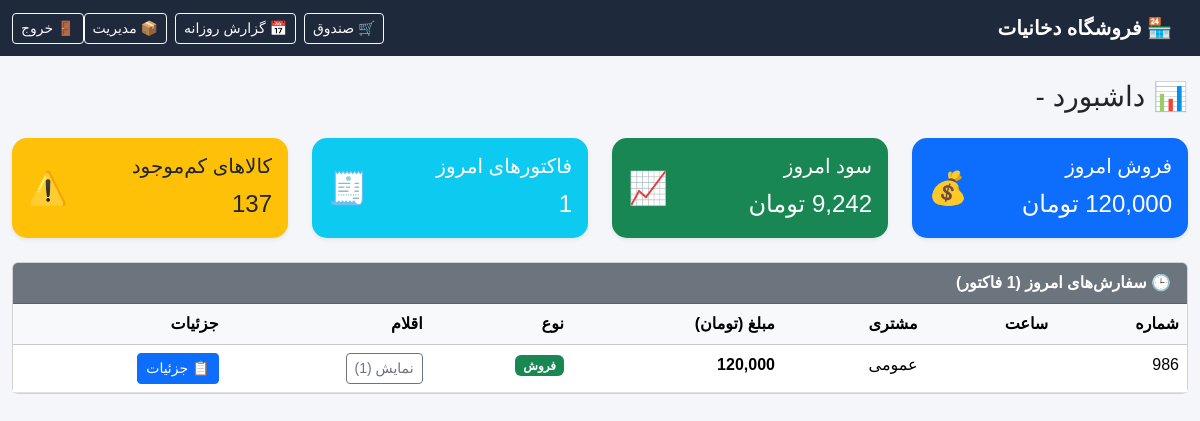
The app's page /sales/dashboard/ (signed in), older data.
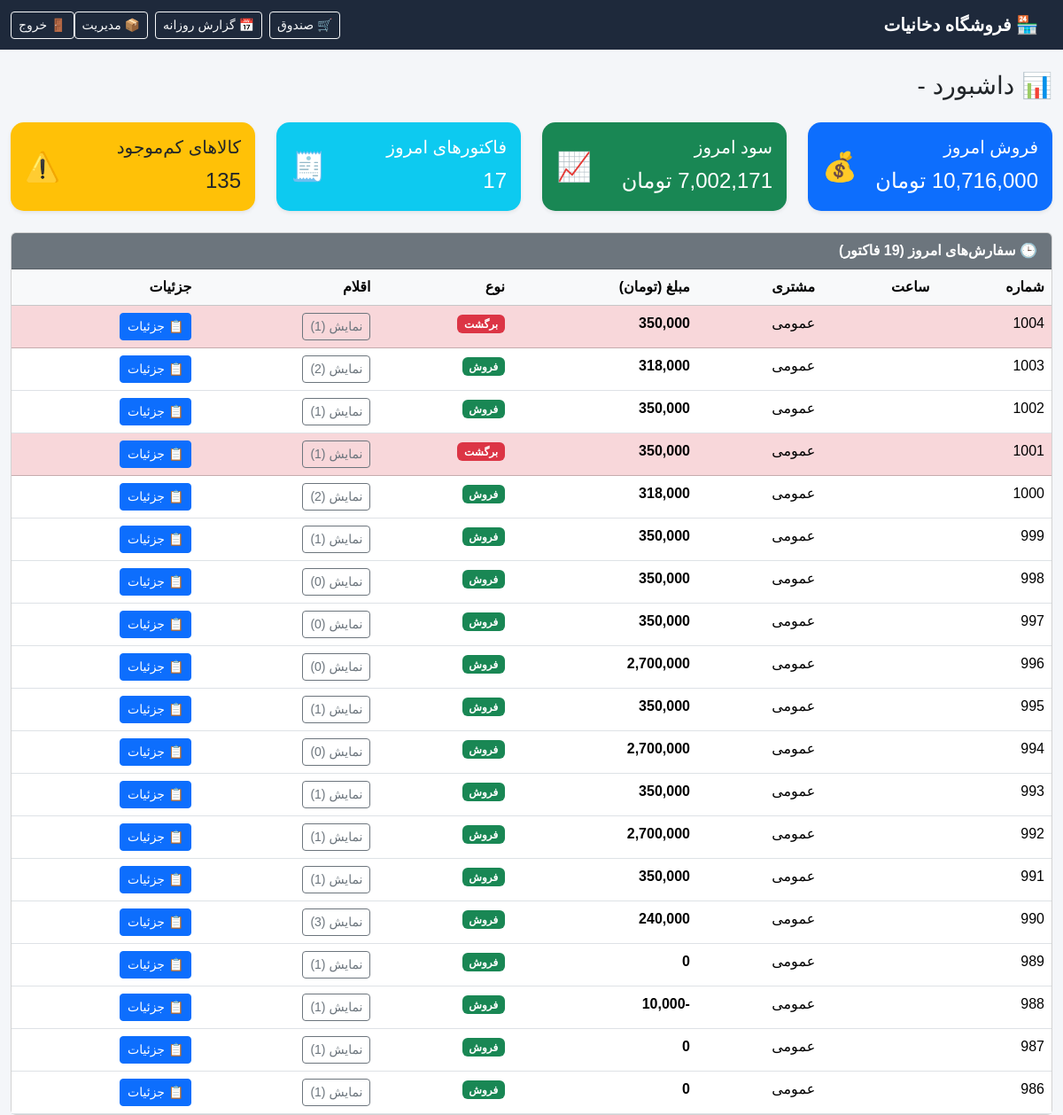
The same page, newer data.
### sales/models.py (models this page shows, shortened)
class Order(models.Model):
    user = models.ForeignKey(settings.AUTH_USER_MODEL, on_delete=models.PROTECT, verbose_name="کاربر")
    customer = models.ForeignKey(Customer, null=True, blank=True, on_delete=models.SET_NULL, verbose_name="مشتری")
    customer_name = models.CharField(max_length=100, blank=True, null=True, verbose_name="نام مشتری")
    customer_phone = models.CharField(max_length=15, blank=True, null=True, verbose_name="تلفن مشتری")
    created_at = models.DateTimeField(auto_now_add=True, verbose_name="تاریخ ایجاد")
    is_paid = models.BooleanField(default=False, verbose_name="پرداخت شده")
    subtotal = models.DecimalField(max_digits=12, decimal_places=0, default=0, verbose_name="جمع کل")
    total_tax = models.DecimalField(max_digits=12, decimal_places=0, default=0, verbose_name="جمع مالیات")
    discount_type = models.CharField(max_length=10, default='none', verbose_name="نوع تخفیف")
    discount_value = models.DecimalField(max_digits=10, decimal_places=0, default=0, verbose_name="مقدار تخفیف")
    discount_amount = models.DecimalField(max_digits=12, decimal_places=0, default=0, verbose_name="مبلغ تخفیف")
    grand_total = models.DecimalField(max_digits=12, decimal_places=0, default=0, verbose_name="قابل پرداخت")
    is_held = models.BooleanField(default=False, verbose_name="نگهداری شده")
    held_at = models.DateTimeField(null=True, blank=True, verbose_name="تاریخ نگهداری")
    is_return = models.BooleanField(default=False, verbose_name="فاکتور برگشتی")
    original_order = models.ForeignKey(
        'self', null=True, blank=True, on_delete=models.SET_NULL,
        related_name='return_orders', verbose_name="فاکتور اصلی"
    )
    class Meta:
        verbose_name = "سفارش"
        verbose_name_plural = "سفارش‌ها"

### sales/views.py (the view)
# urls.py: path('dashboard/', views.dashboard, name='dashboard'),
@login_required
def dashboard(request):
    today = timezone.localdate()
    today_jalali = jdatetime.date.today().strftime('%Y/%m/%d')
    gross_sales = Order.objects.filter(
        created_at__date=today, is_paid=True, is_return=False
    ).aggregate(total=Sum(F('subtotal') - F('discount_amount')))['total'] or 0
    return_sales = Order.objects.filter(
        created_at__date=today, is_paid=True, is_return=True
    ).aggregate(total=Sum(F('subtotal') - F('discount_amount')))['total'] or 0
    today_sales = gross_sales - return_sales
    today_count = Order.objects.filter(created_at__date=today, is_paid=True, is_return=False).count()
    low_stock_products = Product.objects.filter(is_active=True, stock_quantity__lt=10).order_by('stock_quantity')[:10]
    low_stock_count = Product.objects.filter(is_active=True, stock_quantity__lt=10).count()
    today_orders = Order.objects.select_related('user')\
                     .prefetch_related('items__product')\
                     .filter(created_at__date=today, is_paid=True)\
                     .order_by('-created_at')
    cost_normal = OrderItem.objects.filter(
        order__created_at__date=today,
        order__is_paid=True,
        order__is_return=False
    ).aggregate(
        total=Sum(
            F('purchase_cost') * (F('quantity') - F('returned_quantity')),
            output_field=DecimalField(max_digits=14, decimal_places=0)
        )
    )['total'] or Decimal('0')
    cost_return = OrderItem.objects.filter(
        order__created_at__date=today,
        order__is_paid=True,
        order__is_return=True
    ).aggregate(
        total=Sum(
            F('purchase_cost') * (F('quantity') - F('returned_quantity')),
            output_field=DecimalField(max_digits=14, decimal_places=0)
        )
    )['total'] or Decimal('0')
    net_cost = cost_normal - cost_return
    profit_today = today_sales - net_cost
    total_tax = Order.objects.filter(
        created_at__date=today, is_paid=True, is_return=False
    ).aggregate(total=Sum('total_tax'))['total'] or 0
    context = {
        'today': today,
        'today_jalali': today_jalali,
        'today_sales': today_sales,
        'profit_today': profit_today,
        'today_count': today_count,
        'low_stock_products': low_stock_products,
        'low_stock_count': low_stock_count,
        'today_orders': today_orders,
        'total_tax': total_tax,
    }
    return render(request, 'sales/dashboard.html', context)

### core/templatetags/jalali_filters.py (called while the page is built)
@register.filter
def jalali_date(value, format="%Y/%m/%d %H:%M"):
    if value is None:
        return ""
    if hasattr(value, 'hour'):
        value = timezone.localtime(value)
    if hasattr(value, 'hour'):
        j_date = jdatetime.datetime.fromgregorian(datetime=value)
    else:
        j_date = jdatetime.date.fromgregorian(date=value)
    return j_date.strftime(format)

### inventory/models.py (called while the page is built)
    def __str__(self):
        if self.category:
            return f"{self.category.name} - {self.name}"
        return self.name

### management/templatetags/custom_filters.py (called while the page is built)
@register.filter
def format_quantity(value):
    if value is None:
        return '0'
    try:
        decimal_value = Decimal(str(value))
        if decimal_value == decimal_value.to_integral_value():
            return str(int(decimal_value))
        return str(decimal_value).rstrip('0').rstrip('.') if '.' in str(decimal_value) else str(decimal_value)
    except (ValueError, TypeError):
        return str(value)

### sales/templates/sales/dashboard.html (shortened to what the changed rows need)
{% load static %}
{% load humanize %}
{% load jalali_filters %}
{% load custom_filters %}
<!DOCTYPE html>
<html lang="fa" dir="rtl">
<head>
    <link rel="stylesheet" href="{% static 'css/bootstrap.min.css' %}">
</head>
<body>
<div class="container-fluid">
    <div class="row g-4 mb-4">
        <div class="col-md-3">
            <div class="card stat-card bg-info text-white">
                <div class="card-body d-flex justify-content-between align-items-center">
                    <div>
                        <h5 class="card-title">فاکتورهای امروز</h5>
                        <p class="card-text fs-4 mb-0">{{ today_count }}</p>
                    </div>
                </div>
            </div>
        </div>
        <div class="col-md-3">
            <a href="{% url 'low_stock_report' %}" class="stat-link">
                <div class="card stat-card bg-warning text-dark">
                    <div class="card-body d-flex justify-content-between align-items-center">
                        <div>
                            <h5 class="card-title">کالاهای کم‌موجود</h5>
                            <p class="card-text fs-4 mb-0">{{ low_stock_count }}</p>
                        </div>
                    </div>
                </div>
            </a>
        </div>
    </div>
    <div class="row g-4">
        <div class="col-12">
            <div class="card">
                <div class="card-body p-0">
                    {% if today_orders %}
                    <div class="table-responsive">
                        <table class="table table-hover mb-0">
                            <thead class="table-light">
                                <tr>
                                    <th>شماره</th>
                                    <th>ساعت</th>
                                    <th>مشتری</th>
                                    <th>مبلغ (تومان)</th>
                                    <th>نوع</th>
                                    <th>اقلام</th>
                                    <th>جزئیات</th>
                                </tr>
                            </thead>
                            <tbody>
                                {% for order in today_orders %}
                                <tr class="{% if order.is_return %}table-danger{% endif %}">
                                    <td>{{ order.id }}</td>
                                    <td>{{ order.created_at|jalali_date:"%H:%M" }}</td>
                                    <td>{{ order.customer_name|default:"عمومی" }}</td>
                                    <td class="fw-bold">{{ order.grand_total|floatformat:"0"|intcomma }}</td>
                                    <td>
                                        {% if order.is_return %}
                                            <span class="badge bg-danger">برگشت</span>
                                        {% else %}
                                            <span class="badge bg-success">فروش</span>
                                        {% endif %}
                                    </td>
                                    <td>
                                        <button class="btn btn-sm btn-outline-secondary" type="button" data-bs-toggle="collapse" data-bs-target="#items-{{ order.id }}" aria-expanded="false">
                                            نمایش ({{ order.items.count }})
                                        </button>
                                    </td>
                                    <td>
                                        <a href="{% url 'management:order_detail' order.id %}" class="btn btn-sm btn-primary">📋 جزئیات</a>
                                    </td>
                                </tr>
                                {% endfor %}
                            </tbody>
                        </table>
                    </div>
                    {% else %}
                    <div class="p-3 text-muted">هنوز سفارشی برای امروز ثبت نشده است.</div>
                    {% endif %}
                </div>
            </div>
        </div>
    </div>
</div>
</body>
</html>

Row changes from the older to the newer data that the page shows:
added Order: id "1004", customer_name "عمومی", grand_total "350,000", is_return "برگشت", items.count "1"
added Order: id "1003", customer_name "عمومی", grand_total "318,000", is_return "فروش", items.count "2"
added Order: id "1002", customer_name "عمومی", grand_total "350,000", is_return "فروش", items.count "1"
added Order: id "1001", customer_name "عمومی", grand_total "350,000", is_return "برگشت", items.count "1"
added Order: id "1000", customer_name "عمومی", grand_total "318,000", is_return "فروش", items.count "2"
added Order: id "999", customer_name "عمومی", grand_total "350,000", is_return "فروش", items.count "1"
added Order: id "998", customer_name "عمومی", grand_total "350,000", is_return "فروش", items.count "0"
added Order: id "997", customer_name "عمومی", grand_total "350,000", is_return "فروش", items.count "0"
added Order: id "996", customer_name "عمومی", grand_total "2,700,000", is_return "فروش", items.count "0"
added Order: id "995", customer_name "عمومی", grand_total "350,000", is_return "فروش", items.count "1"
added Order: id "994", customer_name "عمومی", grand_total "2,700,000", is_return "فروش", items.count "0"
added Order: id "993", customer_name "عمومی", grand_total "350,000", is_return "فروش", items.count "1"
added Order: id "992", customer_name "عمومی", grand_total "2,700,000", is_return "فروش", items.count "1"
added Order: id "991", customer_name "عمومی", grand_total "350,000", is_return "فروش", items.count "1"
added Order: id "990", customer_name "عمومی", grand_total "240,000", is_return "فروش", items.count "3"
added Order: id "989", customer_name "عمومی", grand_total "0", is_return "فروش", items.count "1"
added Order: id "988", customer_name "عمومی", grand_total "-10,000", is_return "فروش", items.count "1"
added Order: id "987", customer_name "عمومی", grand_total "0", is_return "فروش", items.count "1"
changed Order id 986: grand_total "120,000" → "0"
Text that changed along with them:
{{ today_count }}: "1" → "17"
{{ low_stock_count }}: "137" → "135"
